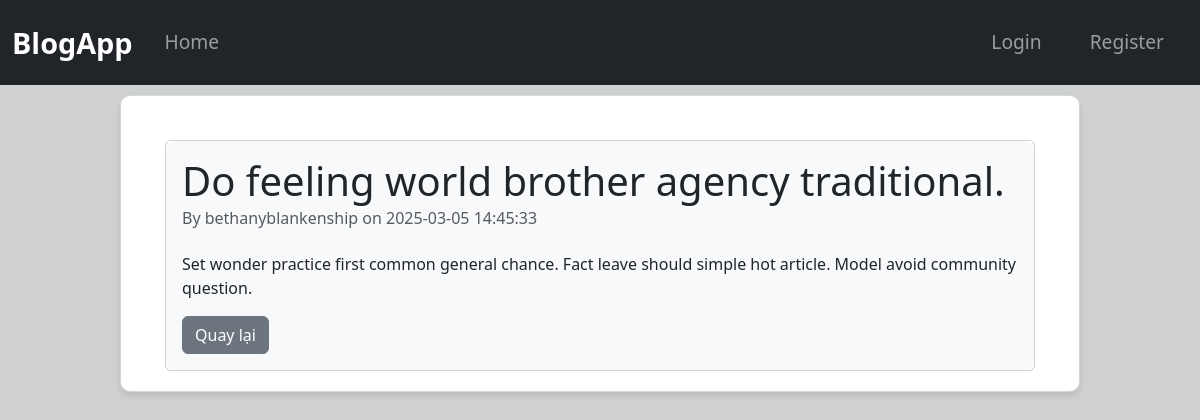
Screenshot of /post/2 with the database file from the repository.
### tables this page shows
CREATE TABLE posts (
            id INTEGER PRIMARY KEY AUTOINCREMENT,
            title TEXT NOT NULL,
            content TEXT NOT NULL,
            username TEXT,
            date_posted TIMESTAMP DEFAULT CURRENT_TIMESTAMP
        );

### app/routes_post.py (the view)
@post_bp.route("/post/<int:post_id>")
def post_detail(post_id):
    post = get_post_by_id(post_id)
    if not post:
        flash("Bài viết không tồn tại!", "danger")
        return redirect(url_for("post_bp.home"))
    return render_template("post_detail.html", post=post)

### app/db.py (called while the page is built)
def get_db():
    if "db" not in g:
        g.db = sqlite3.connect(DATABASE)
        g.db.row_factory = sqlite3.Row  # Trả về dict thay vì tuple
    return g.db

def get_post_by_id(id):
    db = get_db()
    post = db.execute("""
        SELECT id, title, content, date_posted,username
        FROM posts
        WHERE id = ?
    """, (id,)).fetchone()
    return post

### app/templates/post_detail.html (shortened to what this page needs)
{% extends "base.html" %}
{% block content %}
<div class="container">
    <div class="card">
        <div class="card-body">
            <h1 class="card-title">{{ post.title }}</h1>
            <h6 class="card-subtitle mb-2 text-muted">By {{ post.username }} on {{ post.date_posted  }}            </h6>
            <p class="card-text mt-4">{{ post.content | replace('\n', '<br>') | safe }}</p>
            <div class="mt-3">
                <a href="{{ url_for('post_bp.home') }}" class="btn btn-secondary">
                     Quay lại
                </a>
            </div>
        </div>
    </div>
</div>{% endblock %}

### app/static/css/style.css (style rules this page uses)
body { background-color: #cfd1d2; color: #333333; }
.card-body { border-radius: 10px; border: 1px ; overflow: hidden; background-color: #F8F9FA ; }
.container { max-width: 1200px; }

### rows the page displays
posts: title "Do feeling world brother agency traditional.", username "bethanyblankenship", date_posted "2025-03-05 14:45:33", content "Set wonder practice first common general chance. Fact leave should simple hot article. Model avoid community question."
